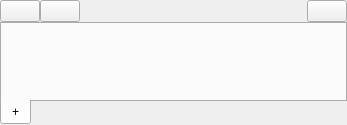
<?xml version="1.0" encoding="UTF-8"?>
<ui version="4.0">
 <class>Form</class>
 <widget class="QWidget" name="Form">
  <property name="geometry">
   <rect>
    <x>0</x>
    <y>0</y>
    <width>347</width>
    <height>125</height>
   </rect>
  </property>
  <property name="windowTitle">
   <string>Form</string>
  </property>
  <layout class="QVBoxLayout" name="verticalLayout">
   <property name="spacing">
    <number>0</number>
   </property>
   <property name="leftMargin">
    <number>0</number>
   </property>
   <property name="topMargin">
    <number>0</number>
   </property>
   <property name="rightMargin">
    <number>0</number>
   </property>
   <property name="bottomMargin">
    <number>0</number>
   </property>
   <item>
    <layout class="QHBoxLayout" name="horizontalLayout">
     <item>
      <widget class="QPushButton" name="loadScriptButton">
       <property name="text">
        <string/>
       </property>
       <property name="icon">
        <iconset>
         <normaloff>icons/open.png</normaloff>icons/open.png</iconset>
       </property>
       <property name="iconSize">
        <size>
         <width>25</width>
         <height>25</height>
        </size>
       </property>
      </widget>
     </item>
     <item>
      <widget class="QPushButton" name="saveScriptButton">
       <property name="text">
        <string/>
       </property>
       <property name="icon">
        <iconset>
         <normaloff>icons/save_hovered.png</normaloff>icons/save_hovered.png</iconset>
       </property>
       <property name="iconSize">
        <size>
         <width>25</width>
         <height>25</height>
        </size>
       </property>
      </widget>
     </item>
     <item>
      <spacer name="horizontalSpacer_5">
       <property name="orientation">
        <enum>Qt::Horizontal</enum>
       </property>
       <property name="sizeHint" stdset="0">
        <size>
         <width>40</width>
         <height>20</height>
        </size>
       </property>
      </spacer>
     </item>
     <item>
      <widget class="QPushButton" name="helpButton">
       <property name="sizePolicy">
        <sizepolicy hsizetype="Minimum" vsizetype="Fixed">
         <horstretch>0</horstretch>
         <verstretch>0</verstretch>
        </sizepolicy>
       </property>
       <property name="statusTip">
        <string>Skript in Datei speichern</string>
       </property>
       <property name="text">
        <string/>
       </property>
       <property name="icon">
        <iconset>
         <normaloff>icons/help.png</normaloff>icons/help.png</iconset>
       </property>
       <property name="iconSize">
        <size>
         <width>25</width>
         <height>25</height>
        </size>
       </property>
       <property name="checkable">
        <bool>true</bool>
       </property>
      </widget>
     </item>
    </layout>
   </item>
   <item>
    <widget class="QTabWidget" name="tabWidget">
     <property name="tabPosition">
      <enum>QTabWidget::South</enum>
     </property>
     <property name="currentIndex">
      <number>0</number>
     </property>
     <widget class="QWidget" name="tab_2">
      <attribute name="title">
       <string>+</string>
      </attribute>
     </widget>
    </widget>
   </item>
  </layout>
 </widget>
 <resources/>
 <connections/>
</ui>
